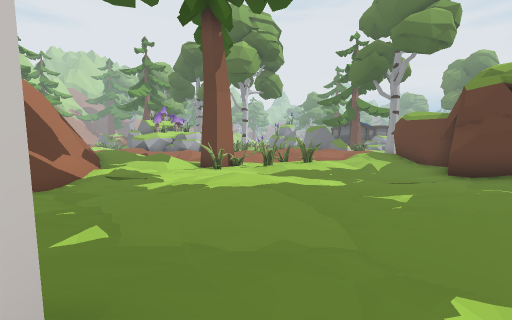
view 1 (above)

24 first-person views from a walk through a scene from a Unity 3-D project. The camera is 1.5 m above the floor, tilts 4° down and sees 90° across. The floor is counted in squares, 2 m on a side. Each view is taken from the middle of a square. On the plan, view 1 faces up. The plan holds only what a view shows up to about 9 squares ahead; the rest is blank. The place goes on beyond the plan. The player is left out. Some animated figures are left out.

view 2
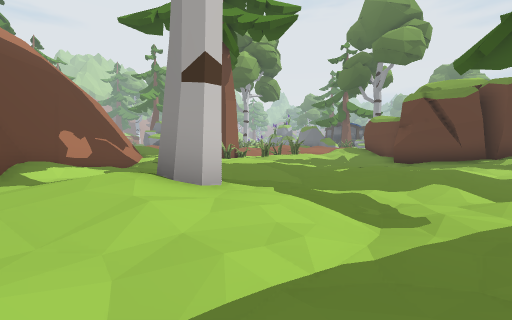

view 3
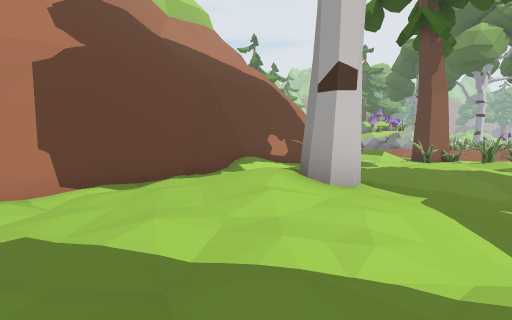

view 4
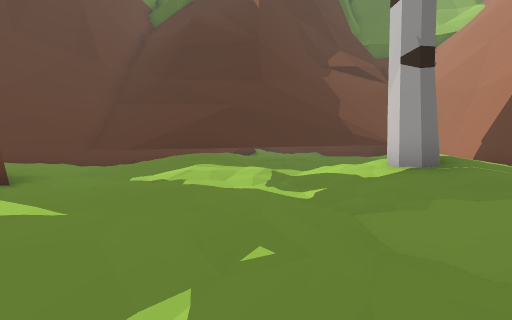

view 5
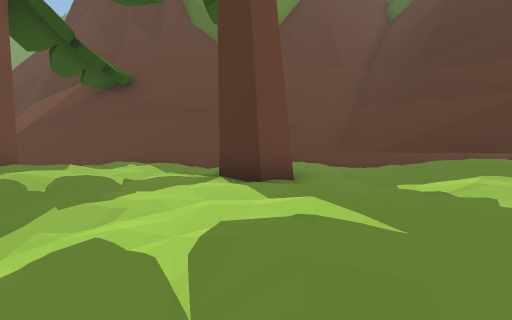

view 6
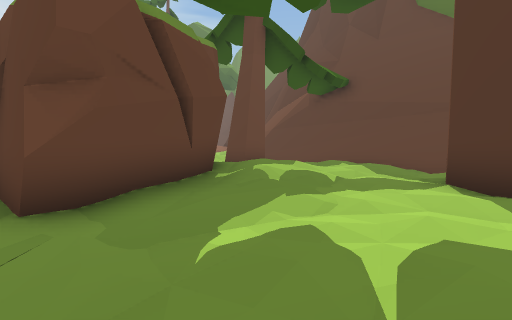

view 7
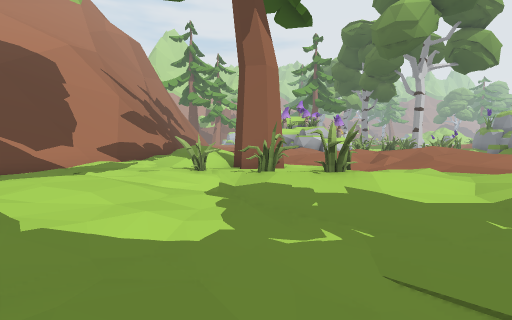

view 8
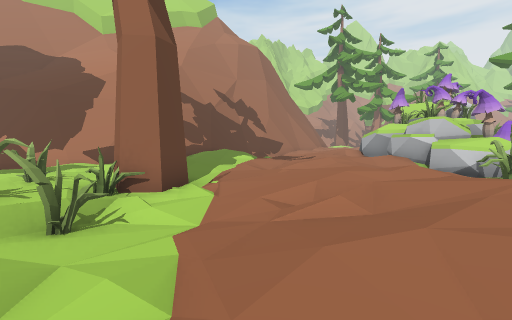

view 9
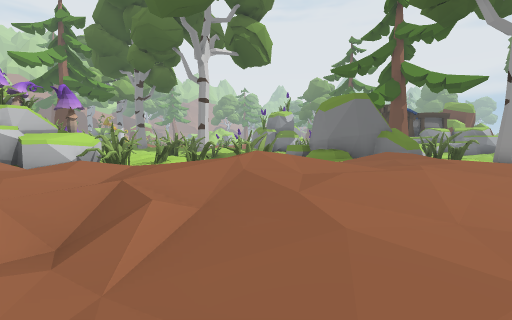

view 10
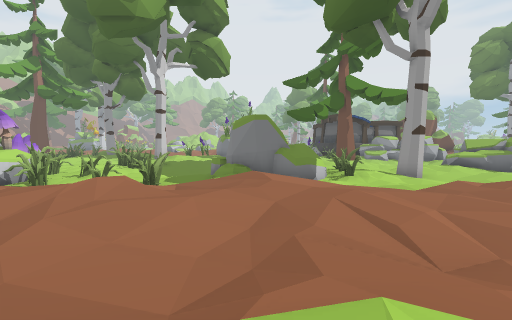

view 11
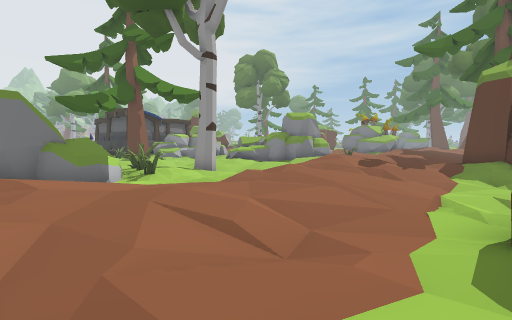

view 12
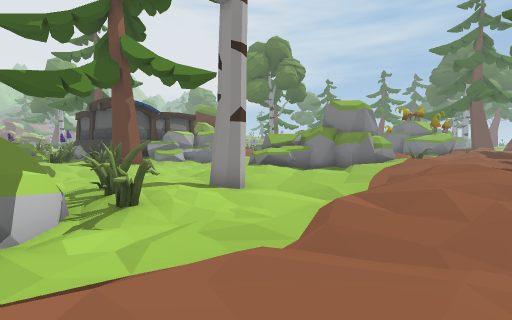

view 13
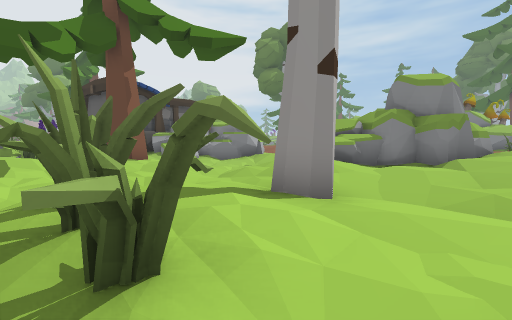

view 14
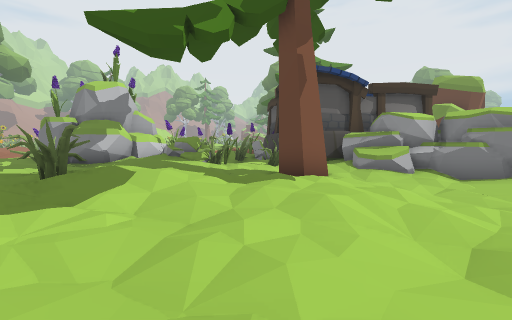

view 15
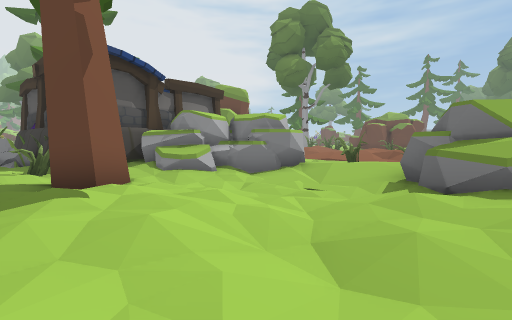

view 16
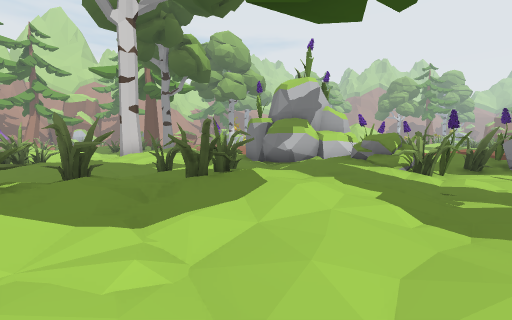

view 17
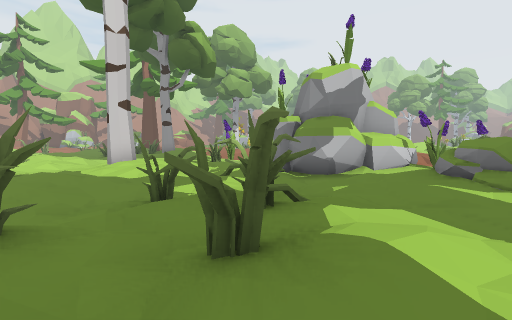

view 18
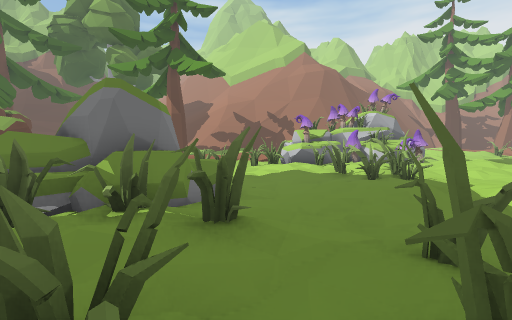

view 19
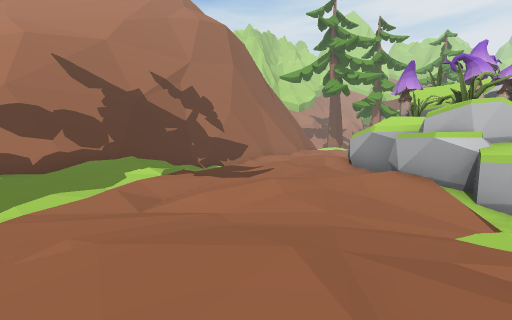

view 20
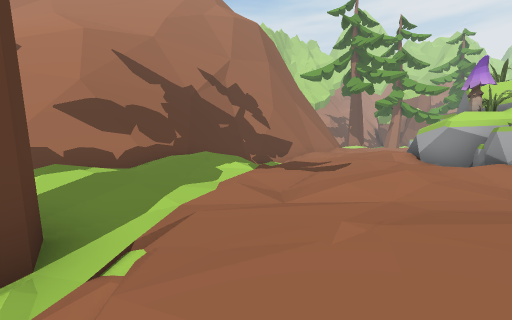

view 21
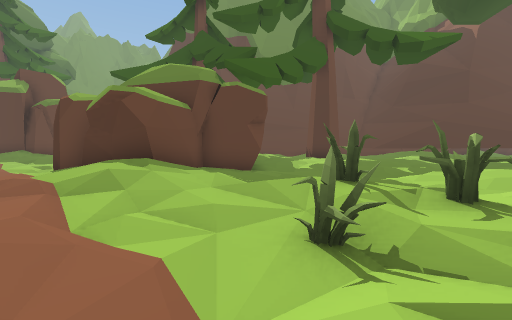

view 22
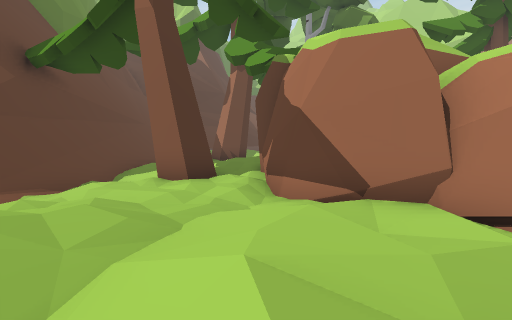

view 23
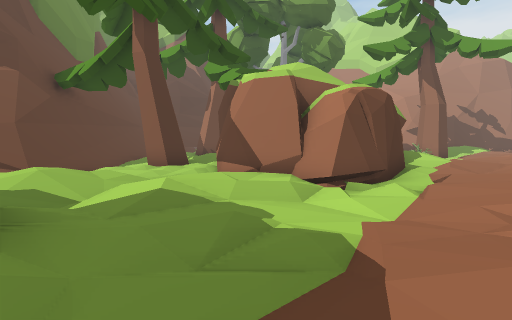

view 24
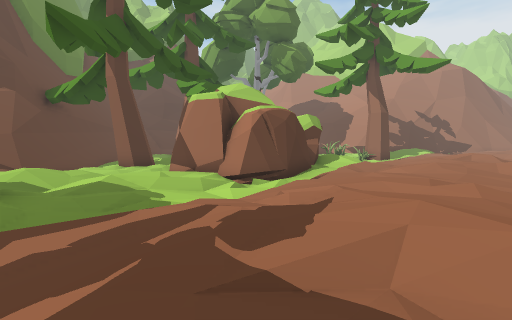

### Floor plan
Key: @ floor where view 1 was taken; # wall or solid block; x gap in a wall; . main floor; : floor 0.25 m higher than the main floor; - floor 0.25 m lower than the main floor; + floor 0.5 m higher than the main floor; _ floor 0.5 m lower than the main floor; * floor 0.75 m higher than the main floor; < floor 0.75 m lower than the main floor; % floor 1 m higher than the main floor; / step, stairs or slope; ^ raised ledge; O other object.
Columns run from 9 left of view 1 to 16 right of it. Each row starts with its distance up from view 1.
 35                     #
 34                # #+##
 33                ## :O#
 32               #######
 31            :###:OO#### #
 30           ...--:/O#-####
 29          +/..--/..--##^###
 28         #+:/-.##:./-#-_-_#
 27     :.-..:.-_###+::..-___/
 26     :.--/.:.--..#/:...___.
 25      .-##../--:#::../-__-.
 24       :##-.-_/.#+.---/-.##
 23        .#--<_/###-----/^##
 22         //___#####..--.:##
 21       #.:.---#####..#--..#
 20       #.##...#####.--_-..#
 19   #  #######.///.----<-/:+
 18  #####--####:+///--/////:+
 17  %/:+/../   .:*+::.:/+*//+
 16  +++++::/+*%/+**+::++/***+
 15  ::.++::+:**+*:++::++//+//
 14 ./.../.:+///::.//.:::/.::.
 13 -//::..::.-.:./:/./.---../
 12 #://::.---_-////.###_--/.#
 11 ###*++/##-#-.:/######.//.
 10  ###+*/##../://##   #.::./
  9   ##://-##x#.-..#   #/..//
  8    ##....-../_-##   #/-/++
  7     #:...----_-##   #../:
  6     #..-/:.-___-######--
  5     #-..::.-----.++:##-/##
  4     #.-.::.-.....:+:--_##
  3     #:..:.-..:.......-##
  2     #/.:..-.:....-...##
  1     #/:::.--...-#.-/##
  0     ##:*#@.......  ##
 -1     ##::/.-.::.-.:
 -2     ##.....:++:./##
 -3     #----..#######
 -4     #   ####

Positions as (right, up) in squares from view 1, and headings:
1: (0, 0), facing up
2: (0, -3), facing up
3: (1, -3), facing up-left
4: (2, 5), facing down
5: (3, 5), facing down-right
6: (3, 5), facing right
7: (4, 5), facing up-left
8: (4, 13), facing left
9: (2, 12), facing up
10: (5, 11), facing up
11: (5, 12), facing up-right
12: (7, 16), facing up-right
13: (8, 19), facing up-right
14: (10, 22), facing up
15: (10, 23), facing up-right
16: (10, 24), facing up-left
17: (8, 25), facing up-left
18: (7, 27), facing down-left
19: (0, 15), facing left
20: (0, 13), facing left
21: (0, 13), facing down-right
22: (15, 11), facing down-left
23: (16, 14), facing down-left
24: (16, 17), facing down-left
